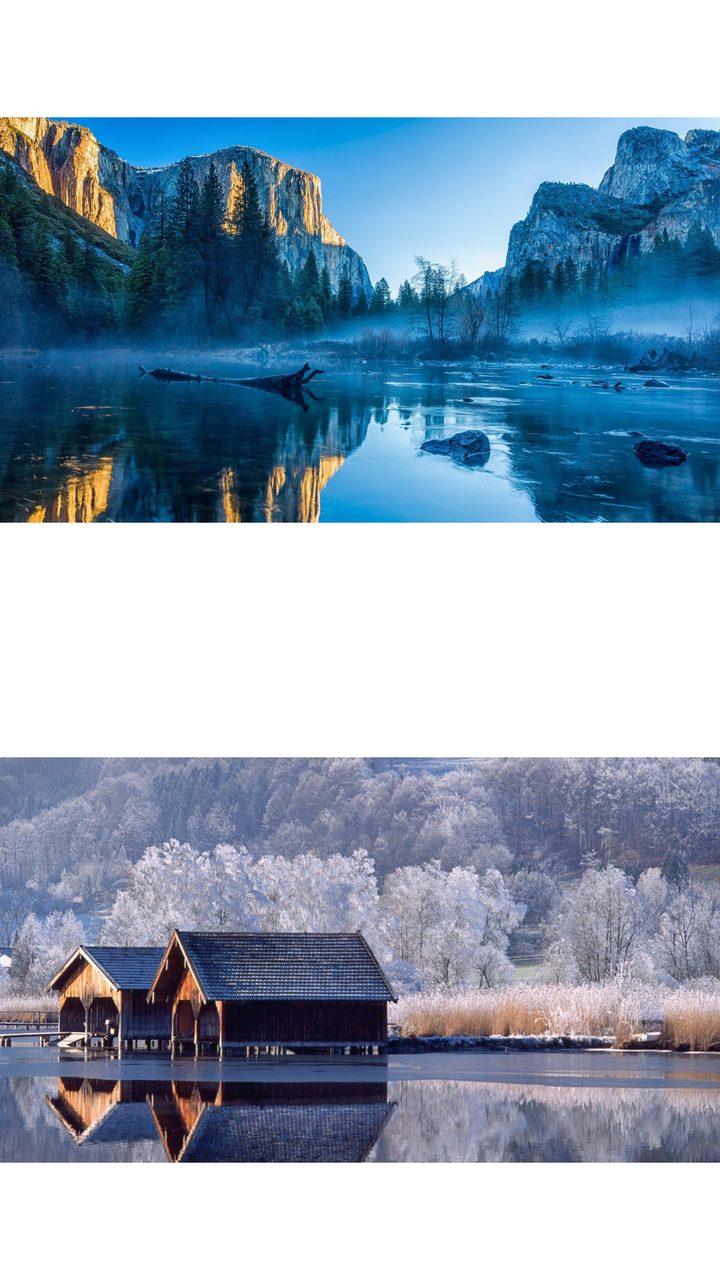
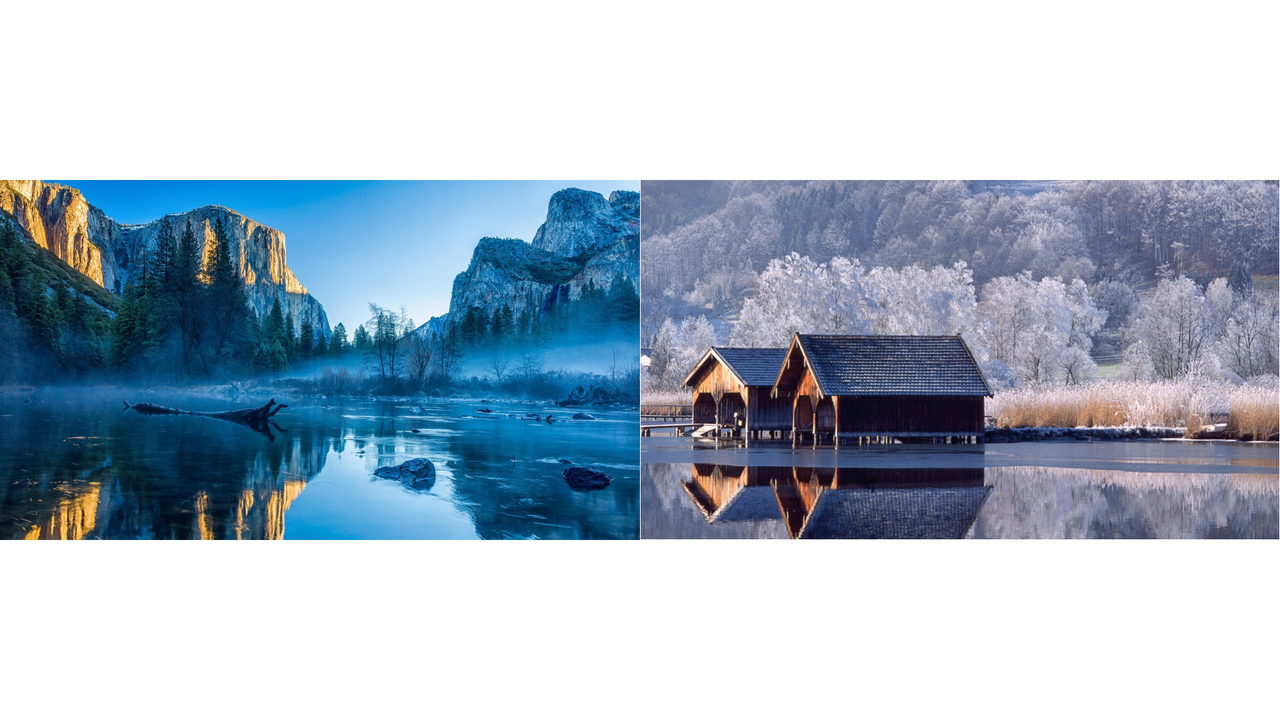

The same Android screen from two of the app's own layout files: first res/layout/ as a phone draws it, then the repository's variant for another configuration, drawn on a device whose configuration selects that folder. Both files follow.
<!-- AndroidManifest.xml: application theme Theme.AndoridFirst -->
<!-- res/layout/activity_main6.xml -->
<?xml version="1.0" encoding="utf-8"?>
<LinearLayout xmlns:android="http://schemas.android.com/apk/res/android"
    xmlns:app="http://schemas.android.com/apk/res-auto"
    xmlns:tools="http://schemas.android.com/tools"
    android:layout_width="match_parent"
    android:layout_height="match_parent"
    android:orientation="vertical"
    tools:context=".MainActivity6">
    <ImageView
        android:layout_width="wrap_content"
        android:layout_height="0dp"
        android:layout_weight="1"
        android:adjustViewBounds="true"
        android:src="@drawable/na"/>
    <ImageView
        android:layout_width="wrap_content"
        android:layout_height="0dp"
        android:layout_weight="1"
        android:adjustViewBounds="true"
        android:src="@drawable/na02"/>
</LinearLayout>
<!-- resources referenced by this layout -->
<resources>
  <!-- drawable na: gif bitmap (drawable, 730954 bytes) -->
  <!-- drawable na02: jpg bitmap (drawable, 383790 bytes) -->
  <style name="Theme.AndoridFirst" parent="Theme.MaterialComponents.DayNight.DarkActionBar">
          
          <item name="colorPrimary">@color/purple_500</item>
          <item name="colorPrimaryVariant">@color/purple_700</item>
          <item name="colorOnPrimary">@color/white</item>
          
          <item name="colorSecondary">@color/teal_200</item>
          <item name="colorSecondaryVariant">@color/teal_700</item>
          <item name="colorOnSecondary">@color/black</item>
          
          <item name="android:statusBarColor">?attr/colorPrimaryVariant</item>
          
      </style>
  <color name="purple_500">#FF6200EE</color>
  <color name="purple_700">#FF3700B3</color>
  <color name="white">#FFFFFFFF</color>
  <color name="teal_200">#FF03DAC5</color>
  <color name="teal_700">#FF018786</color>
  <color name="black">#FF000000</color>
</resources>
<!-- res/layout-land/activity_main6.xml (the repository's variant of the layout above) -->
<!-- drawn on the phone turned sideways -->
<?xml version="1.0" encoding="utf-8"?>
<LinearLayout xmlns:android="http://schemas.android.com/apk/res/android"
    xmlns:app="http://schemas.android.com/apk/res-auto"
    xmlns:tools="http://schemas.android.com/tools"
    android:layout_width="match_parent"
    android:layout_height="match_parent"
    android:orientation="horizontal"
    android:gravity="center"
    tools:context=".MainActivity6">
    <ImageView
        android:layout_width="0dp"
        android:layout_height="wrap_content"
        android:layout_weight="1"
        android:adjustViewBounds="true"
        android:src="@drawable/na"/>
    <ImageView
        android:layout_width="0dp"
        android:layout_height="wrap_content"
        android:layout_weight="1"
        android:adjustViewBounds="true"
        android:src="@drawable/na02"/>
</LinearLayout>
